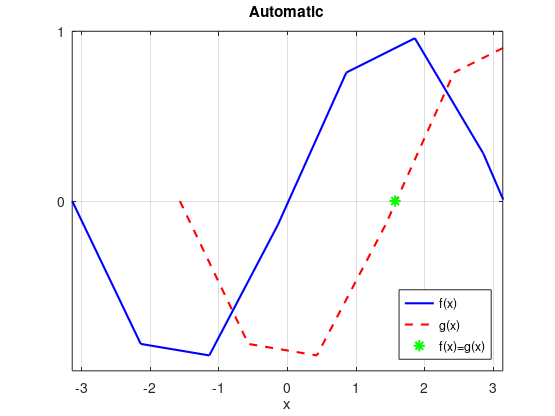

Here is the MATLAB script that generated this plot: (Note: this script raises an error after producing the figure.)
clc
% close all
clear all
% The new defaults will not take effect if there are any open figures. To
% use them, we close all figures, and then repeat the first example.

width = 4*100;     % Width in inches
height = 3*100;    % Height in inches
alw = 0.75;    % AxesLineWidth
fsz = 11;      % Fontsize
lw = 1.5;      % LineWidth
msz = 8;       % MarkerSize

% The properties we've been using in the figures
set(0,'defaultLineLineWidth',lw);   % set the default line width to lw
set(0,'defaultLineMarkerSize',msz); % set the default line marker size to msz
set(0,'defaultLineLineWidth',lw);   % set the default line width to lw
set(0,'defaultLineMarkerSize',msz); % set the default line marker size to msz

% Set the default Size for display
defpos = get(0,'defaultFigurePosition');
set(0,'defaultFigurePosition', [defpos(1) defpos(2) width, height]);

% Set the defaults for saving/printing to a file
set(0,'defaultFigureInvertHardcopy','on'); % This is the default anyway
set(0,'defaultFigurePaperUnits','points'); % This is the default anyway
defsize = [8.27,11.69]; % get(gcf, 'PaperSize');
left = (defsize(1)- width)/2;
bottom = (defsize(2)- height)/2;
defsize = [0, 0, width, height];
set(0, 'defaultFigurePaperPosition', defsize);

% Now we repeat the first example but do not need to include anything
% special beyond manually specifying the tick marks.
figure
hold on
grid on
box on

x=-pi:3*2*pi;
y=sin(x);
plot(x,y,'b-',x+pi/2,y,'r--',x+3*pi/2,y,'g*','LineWidth',lw,'MarkerSize',msz);
xlim([-pi pi]);
legend('f(x)', 'g(x)', 'f(x)=g(x)', 'Location', 'SouthEast');
xlabel('x');
title('Automatic');
set(gca,'XTick',-3:3); %<- Still need to manually specific tick marks
set(gca,'YTick',0:10); %<- Still need to manually specific tick marks

fig = gcf;
fig.PaperPositionMode = 'auto';
fig.Units= 'points';
fig.PaperPosition=[0 0 width height];
fig.PaperSize=[width height];

% set(gca,'Color','none');
% set(gcf, 'Color', 'none');


legend({'$y=\sin(t)$'},...
'FontUnits','points',...
'interpreter','latex',...
'FontSize',7,...
'FontName','Times',...
'Location','NorthEast')

ax=gca;
ax.LineWidth
ax.FontSize=15
ax.FontName='times'

print(gcf,'improvedExample','-depsc2');
close gcf

% filename = 'demo4.eps';
% print(gcf,'-depsc',filename,'-painters','-loose'); % loose option stops matlab
% print(gcf,'-depsc',filename); % loose option stops matlab


% pu = get(gcf,'PaperUnits');
% pp = get(gcf,'PaperPosition');
% set(gcf,'Units',pu,'Position',pp)

% print('example', '-dpng', '-r300');
% print('ScreenSizeFigure','-dpng','-r0')

% print -dpdf -painters epsFig
% print(gcf, '-depsc2', 'my-figure.eps');

% \psfrag{text in eps to replace}[l][l]{text in latex to use}

% transparent background in eps file - comment out lines in the eps file that read: ”X X X PR” or
% ”X X X X MP”, where X is some number.
% • Latex trick: use the layout package to find out how wide the page is for setting figure dimensions.